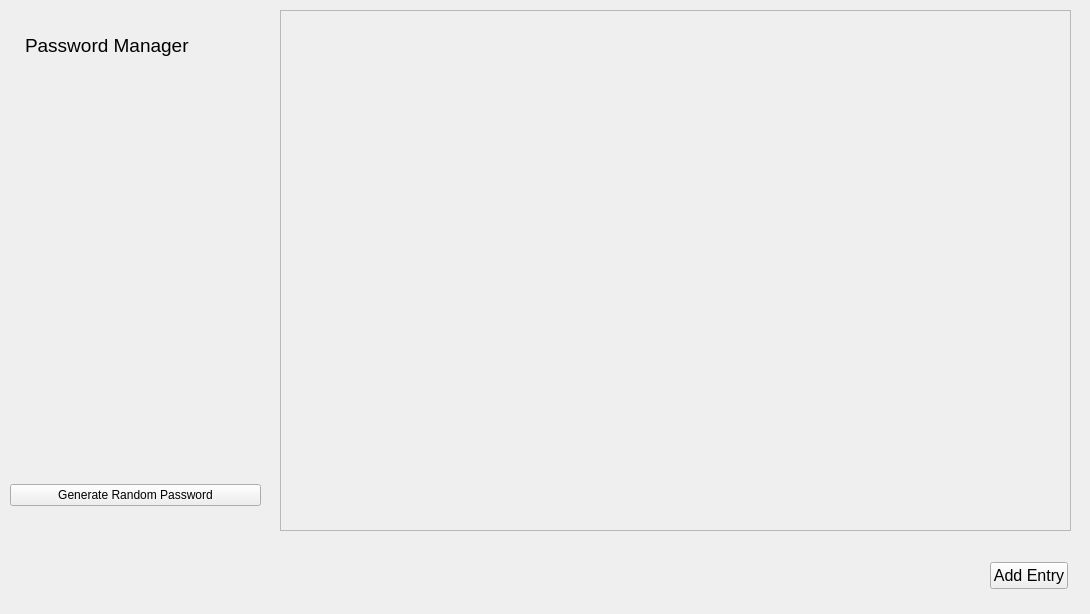
<?xml version="1.0" encoding="UTF-8"?>
<ui version="4.0">
 <class>GUI</class>
 <widget class="QMainWindow" name="GUI">
  <property name="geometry">
   <rect>
    <x>0</x>
    <y>0</y>
    <width>1090</width>
    <height>614</height>
   </rect>
  </property>
  <property name="maximumSize">
   <size>
    <width>1090</width>
    <height>614</height>
   </size>
  </property>
  <property name="windowTitle">
   <string>MainWindow</string>
  </property>
  <widget class="QWidget" name="centralwidget">
   <widget class="QWidget" name="verticalLayoutWidget">
    <property name="geometry">
     <rect>
      <x>10</x>
      <y>10</y>
      <width>251</width>
      <height>71</height>
     </rect>
    </property>
    <layout class="QVBoxLayout" name="verticalLayout">
     <property name="spacing">
      <number>6</number>
     </property>
     <property name="leftMargin">
      <number>15</number>
     </property>
     <item>
      <widget class="QLabel" name="label">
       <property name="font">
        <font>
         <pointsize>14</pointsize>
        </font>
       </property>
       <property name="text">
        <string>Password Manager</string>
       </property>
      </widget>
     </item>
    </layout>
   </widget>
   <widget class="QWidget" name="verticalLayoutWidget_2">
    <property name="geometry">
     <rect>
      <x>990</x>
      <y>540</y>
      <width>78</width>
      <height>71</height>
     </rect>
    </property>
    <layout class="QVBoxLayout" name="verticalLayout_2">
     <item>
      <widget class="QPushButton" name="addEntryButton">
       <property name="font">
        <font>
         <pointsize>12</pointsize>
        </font>
       </property>
       <property name="text">
        <string>Add Entry</string>
       </property>
      </widget>
     </item>
    </layout>
   </widget>
   <widget class="QWidget" name="verticalLayoutWidget_3">
    <property name="geometry">
     <rect>
      <x>10</x>
      <y>460</y>
      <width>251</width>
      <height>71</height>
     </rect>
    </property>
    <layout class="QVBoxLayout" name="verticalLayout_3">
     <item>
      <widget class="QPushButton" name="randButton">
       <property name="text">
        <string>Generate Random Password</string>
       </property>
      </widget>
     </item>
    </layout>
   </widget>
   <widget class="QScrollArea" name="scrollArea">
    <property name="geometry">
     <rect>
      <x>280</x>
      <y>10</y>
      <width>791</width>
      <height>521</height>
     </rect>
    </property>
    <property name="verticalScrollBarPolicy">
     <enum>Qt::ScrollBarAsNeeded</enum>
    </property>
    <property name="widgetResizable">
     <bool>true</bool>
    </property>
    <property name="alignment">
     <set>Qt::AlignCenter</set>
    </property>
    <widget class="QWidget" name="scrollAreaWidgetContents_3">
     <property name="geometry">
      <rect>
       <x>0</x>
       <y>0</y>
       <width>789</width>
       <height>519</height>
      </rect>
     </property>
    </widget>
   </widget>
  </widget>
 </widget>
 <resources/>
 <connections/>
</ui>
